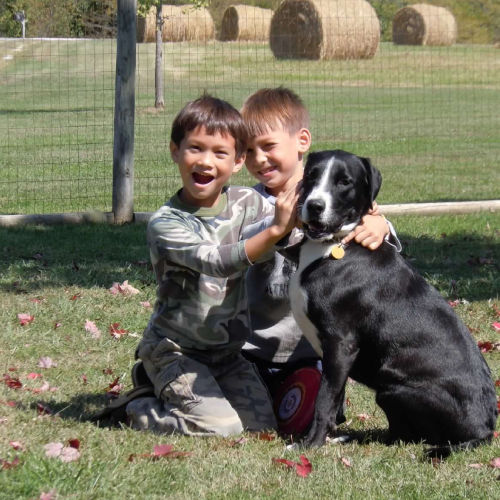
#> input picture Assignment 1/Homework 1 image.png, 500 x 500 px
$ python debugging.py
#> lines starting #> are read from the running program, lines starting #| are printed output that depends on the picture; long printed decimals are rounded
# diagnostic.py -- run this in PyCharm (same interpreter that shows the squiggle)
import sys, os
import numpy as np
import importlib

print("=== interpreter ===")
print(sys.executable)
print("cwd:", os.getcwd())
print("sys.path (first 10):")
for p in sys.path[:10]:
    print(" ", p)

print("\n=== check for shadowing files in cwd ===")
print(os.listdir(os.getcwd()))
for name in ("scipy.py", "signal.py", "scipy", "signal"):
    print(f"{name}: exists ->", os.path.exists(os.path.join(os.getcwd(), name)))

print("\n=== scipy info ===")
try:
    import scipy
    import scipy.signal
    print("scipy version:", scipy.__version__)
    print("scipy __file__:", getattr(scipy, "__file__", None))
    print("scipy.signal __file__:", getattr(scipy.signal, "__file__", None))
    print("'convolve2d' in dir(scipy.signal)?", "convolve2d" in dir(scipy.signal))
    print("names involving 'convolve':",
          [n for n in dir(scipy.signal) if 'convolve' in n.lower()])
except Exception as e:
    print("ERROR importing scipy or scipy.signal:", repr(e))

print("\n=== small functional test ===")
try:
    from scipy.signal import convolve2d
    a = np.array([[1,2,3],[4,5,6],[7,8,9]], dtype=float)
    k = np.array([[0,1,0],[1,0,1],[0,1,0]], dtype=float)
    print("a:\n", a)
    print("k:\n", k)
    out = convolve2d(a, k, mode='same')
    print("convolve2d(a,k,'same'):\n", out)
except Exception as e:
    print("ERROR calling convolve2d:", repr(e))

print("\n=== image check (your file) ===")
img_path = "Homework 1 image.png"
print("exists:", os.path.exists(img_path))
if os.path.exists(img_path):
    from PIL import Image
    img = Image.open(img_path)
#> img is the input picture: PIL image 500x500 RGB; mean R, G, B 118.1, 115.6, 94.9
    arr = (np.asarray(img).astype(float) / 255.0)[:, :, :3]
    gray = arr[:, :, 0]
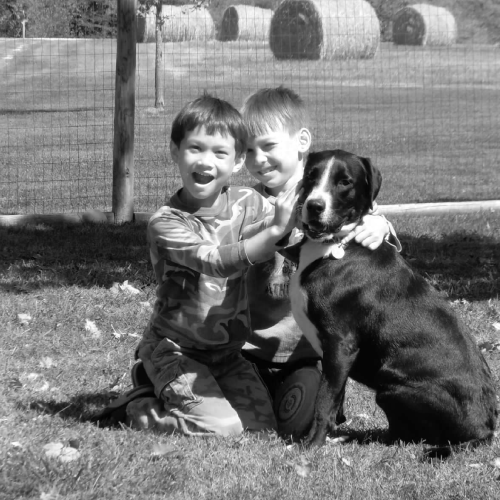
#> gray: shape (500, 500) float64; min 0, max 1, mean 0.463
    print("image shape, dtype, min, max:", gray.shape, gray.dtype, np.min(gray), np.max(gray))
#| image shape, dtype, min, max: (500, 500) float64 0.0 1.0
    # quick convolution test on your image:
    filt = np.array([[0,0,0],[0,1,0],[0,0,0]], dtype=float)
    print("filter dtype:", filt.dtype)
    print("conv result summary: min, max, mean:",
          np.min(convolve2d(gray, filt, mode='same')),
          np.max(convolve2d(gray, filt, mode='same')),
          np.mean(convolve2d(gray, filt, mode='same')))
#| conv result summary: min, max, mean: 0.0 1.0 0.4631
else:
    print("Image not found in cwd.")

$ run again, with Assignment 1/caleb_hybrid.png copied over Assignment 1/Homework 1 image.png
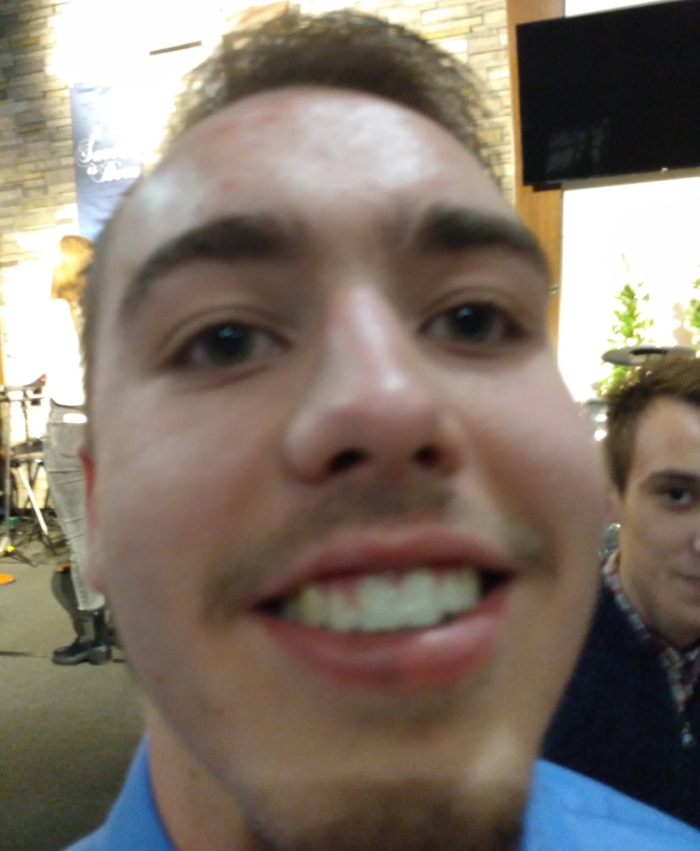
#> input picture Assignment 1/caleb_hybrid.png, 700 x 851 px
#> img is the input picture: PIL image 700x851 RGBA; mean R, G, B, A 128.3, 116.4, 104.7, 255
#> `gray = arr[:, :, 0]`:
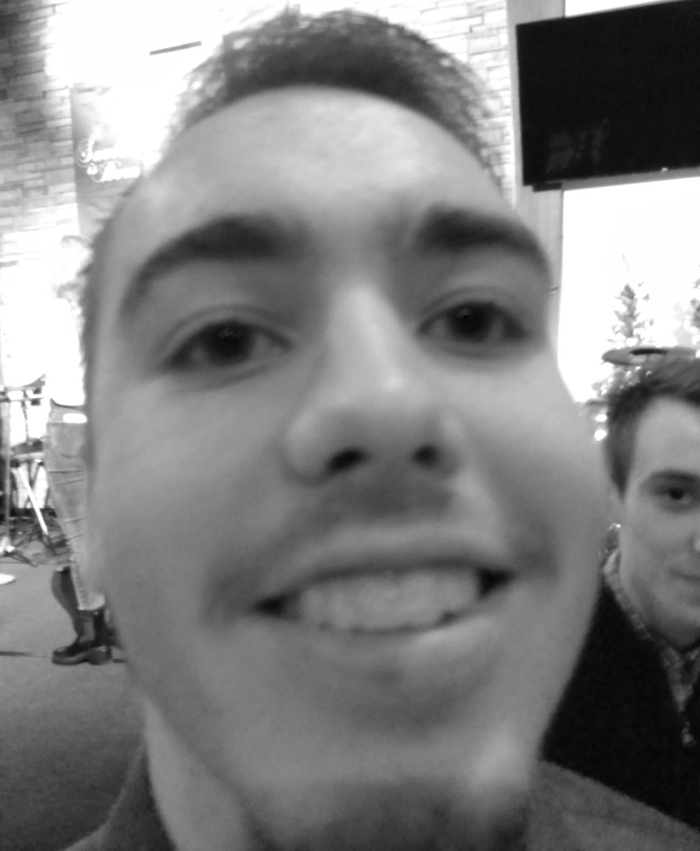
#> gray: shape (851, 700) float64; min 0.0157, max 1, mean 0.503
#| image shape, dtype, min, max: (851, 700) float64 0.01569 1.0
#| conv result summary: min, max, mean: 0.01569 1.0 0.5032

$ run again, with Assignment 1/doggie_hybrid.png copied over Assignment 1/Homework 1 image.png
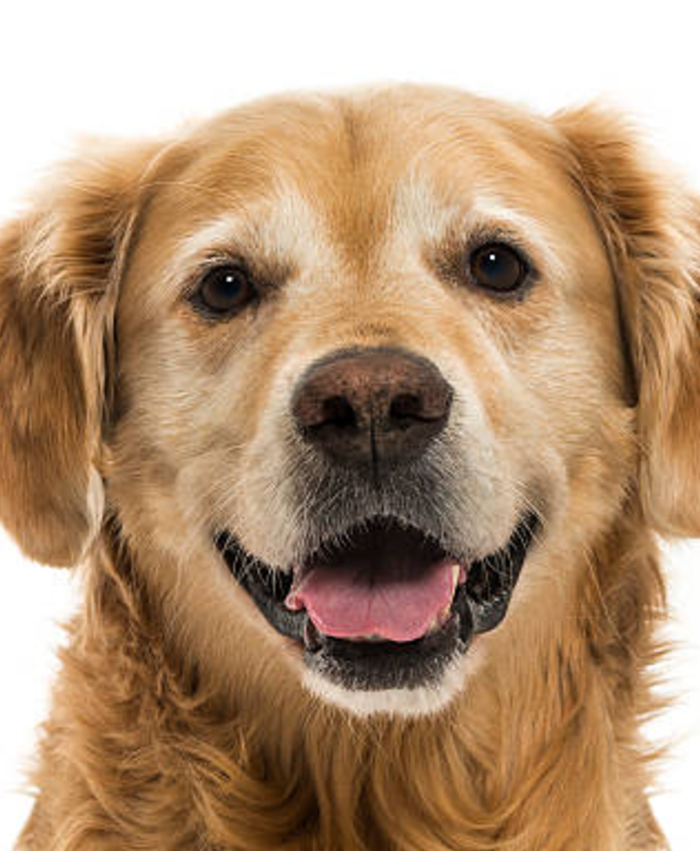
#> input picture Assignment 1/doggie_hybrid.png, 700 x 851 px
#> img is the input picture: PIL image 700x851 RGBA; mean R, G, B, A 178.5, 147.9, 119, 255
#> `gray = arr[:, :, 0]`:
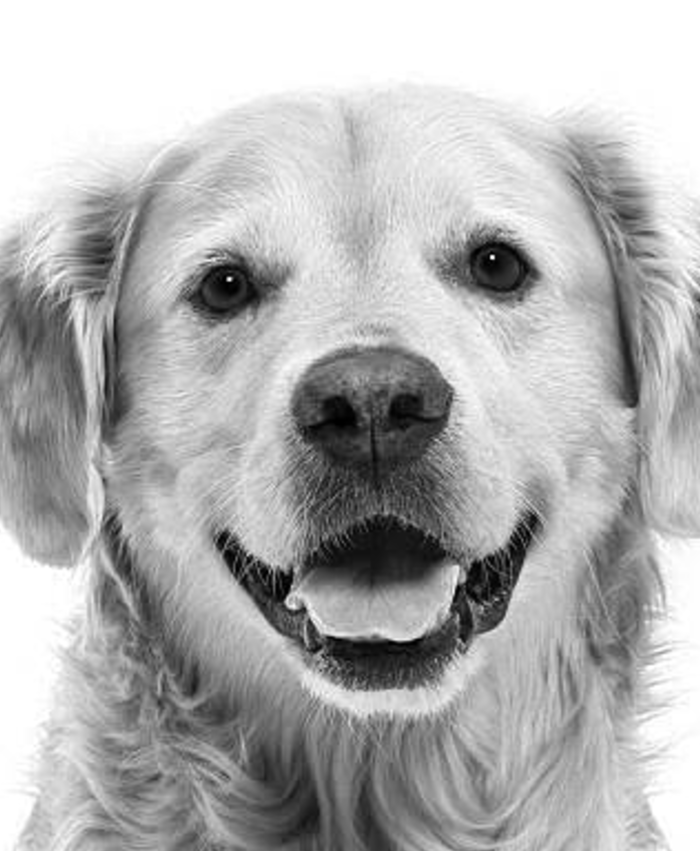
#> gray: shape (851, 700) float64; min 0, max 1, mean 0.7
#| image shape, dtype, min, max: (851, 700) float64 0.0 1.0
#| conv result summary: min, max, mean: 0.0 1.0 0.7002

$ run again, with Assignment 1/doggie_hybrid1.png copied over Assignment 1/Homework 1 image.png
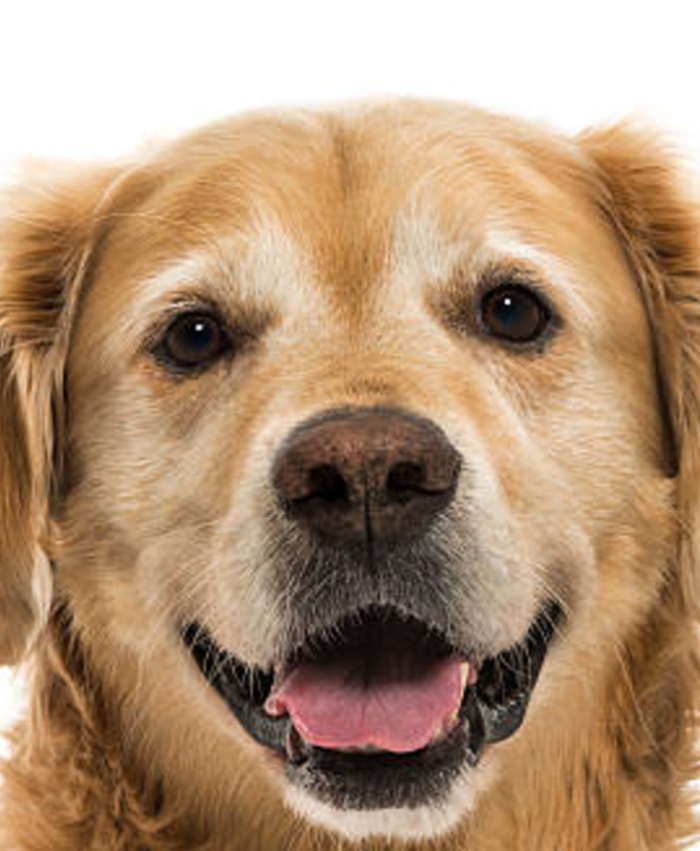
#> input picture Assignment 1/doggie_hybrid1.png, 700 x 851 px
#> img is the input picture: PIL image 700x851 RGBA; mean R, G, B, A 177.1, 147.1, 119.1, 255
#> `gray = arr[:, :, 0]`:
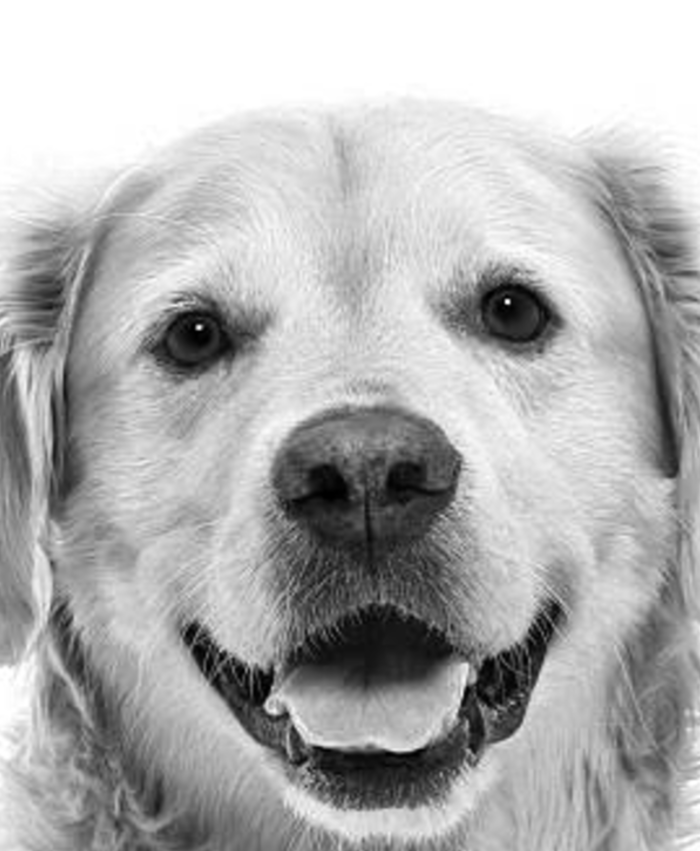
#> gray: shape (851, 700) float64; min 0, max 1, mean 0.694
#| image shape, dtype, min, max: (851, 700) float64 0.0 1.0
#| conv result summary: min, max, mean: 0.0 1.0 0.6944
